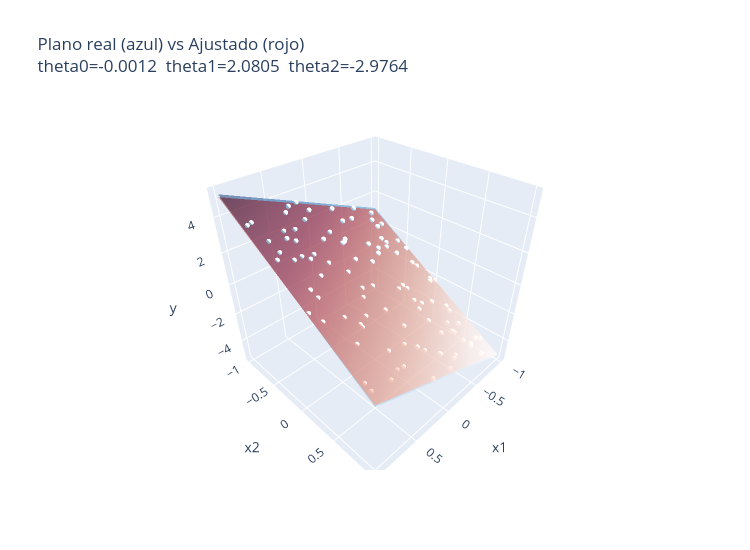

Notebook source saved alongside this figure:
### Code cell
# ── Grafico 3D: plano real vs plano ajustado por el modelo ────────────
Y_pred_surface = theta[1, 0] * X1_mesh + theta[2, 0] * X2_mesh + theta[0, 0]

fig = go.Figure()

# Plano real
fig.add_trace(go.Surface(
    x=X1_mesh, y=X2_mesh, z=Y_surface,
    opacity=0.5, colorscale='Blues', name='Plano real',
    showscale=False
))

# Plano ajustado
fig.add_trace(go.Surface(
    x=X1_mesh, y=X2_mesh, z=Y_pred_surface,
    opacity=0.5, colorscale='Reds', name='Plano ajustado',
    showscale=False
))

# Puntos de entrenamiento
fig.add_trace(go.Scatter3d(
    x=x_1, y=x_2, z=y_label,
    mode='markers',
    marker=dict(size=3, color='white'),
    name='Datos'
))

fig.update_layout(
    title=f'Plano real (azul) vs Ajustado (rojo)<br>theta0={theta[0,0]:.4f}  theta1={theta[1,0]:.4f}  theta2={theta[2,0]:.4f}',
    scene=dict(xaxis_title='x1', yaxis_title='x2', zaxis_title='y'),
    width=750, height=550
)
fig.show()
